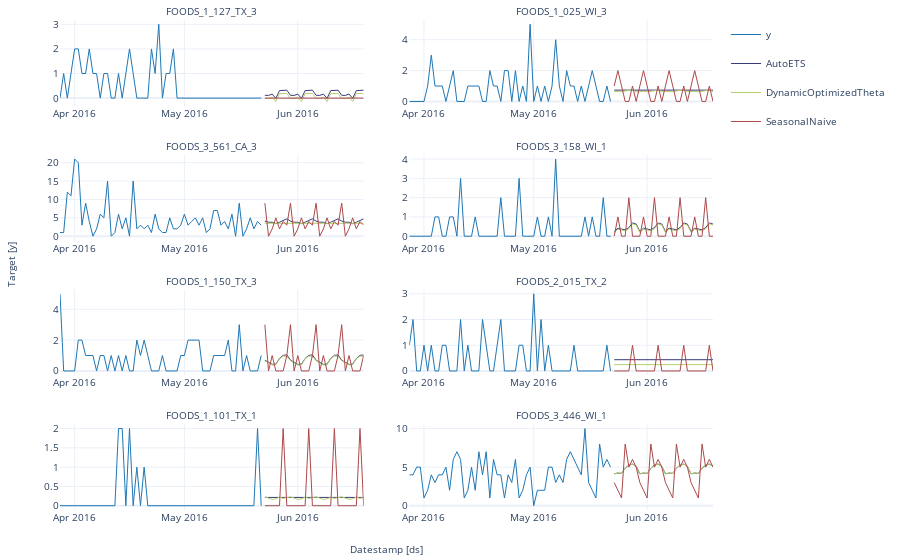

Write notebook code for a chart like this one.
### Markdown cell above
Plot the results of 8 random series using the `StatsForecast.plot` method.

### Code cell
sf.plot(Y_df, forecasts_df, max_insample_length=28 * 2)
